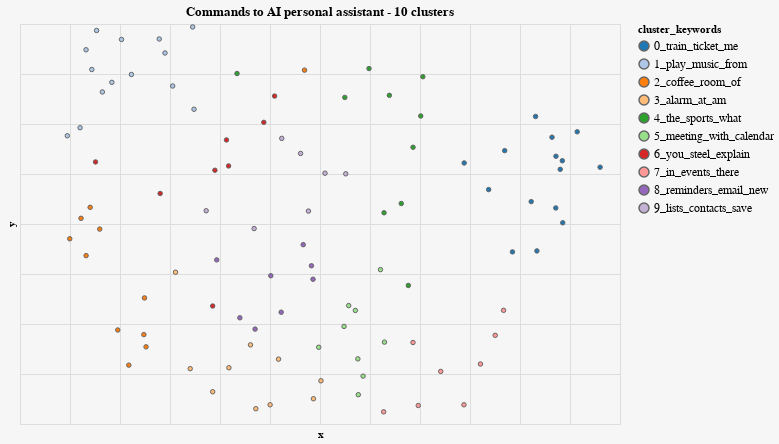

Notebook code cell kept with this figure:
### Code cell
def interactive_clusters_scatterplot(
        df: pd.DataFrame,
        fields_in_tooltip: List[str] = None,
        title: str = '',
        title_column: str = 'keywords'
):
    if fields_in_tooltip is None:
        fields_in_tooltip = ['']

    selection = alt.selection_multi(fields=[title_column], bind='legend')

    chart = alt.Chart(df).transform_calculate(
    ).mark_circle(size=20, stroke='#666', strokeWidth=1, opacity=0.1).encode(
        x= 
        alt.X('x',
              scale=alt.Scale(zero=False),
              axis=alt.Axis(labels=False, ticks=False, domain=False)
              ),
        y=
        alt.Y('y',
              scale=alt.Scale(zero=False),
              axis=alt.Axis(labels=False, ticks=False, domain=False)
              ),

        color=alt.Color(f'{title_column}:N',
                        legend=alt.Legend(columns=1,
                                          symbolLimit=0,
                                          orient='right',
                                          labelFontSize=12)
                        ),
        opacity=alt.condition(selection, alt.value(1), alt.value(0.2)),
        tooltip=fields_in_tooltip
    ).properties(
        width=600,
        height=400
    ).add_selection(
        selection
    ).configure_legend(labelLimit=0).configure_view(
        strokeWidth=0
    ).configure(background="#F6f6f6").properties(
        title=title
    ).configure_range(
        category={'scheme': 'category20'}
    )

    return chart 






# Reduce dimensions to be able to plot the embeddings
n_neighbors = 15
reducer = umap.UMAP(n_neighbors=n_neighbors)
umap_embeds = reducer.fit_transform(embeddings)
df['x'] = umap_embeds[:, 0]
df['y'] = umap_embeds[:, 1]

# Specify the names of columns to plot
title_column = 'cluster_keywords'
fields_in_tooltip = ['utt',  'topic', 'cluster_keywords']
title = "Commands to AI personal assistant"

chart = interactive_clusters_scatterplot(df,
                                            fields_in_tooltip=fields_in_tooltip,
                                            title=title + " - " + str(n_clusters) + " clusters",
                                            title_column=title_column)
chart
